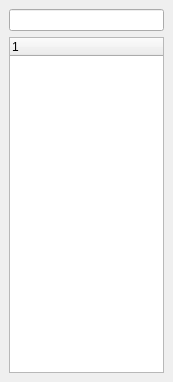
<ui version="4.0" >
 <class>TabIndex</class>
 <widget class="QWidget" name="TabIndex" >
  <property name="geometry" >
   <rect>
    <x>0</x>
    <y>0</y>
    <width>173</width>
    <height>382</height>
   </rect>
  </property>
  <property name="windowTitle" >
   <string>Form1</string>
  </property>
  <layout class="QVBoxLayout" >
   <property name="margin" >
    <number>9</number>
   </property>
   <property name="spacing" >
    <number>6</number>
   </property>
   <item>
    <widget class="QLineEdit" name="text" />
   </item>
   <item>
    <widget class="QTreeWidget" name="tree" >
     <property name="indentation" >
      <number>10</number>
     </property>
     <property name="rootIsDecorated" >
      <bool>false</bool>
     </property>
     <property name="allColumnsShowFocus" >
      <bool>true</bool>
     </property>
     <property name="columnCount" >
      <number>1</number>
     </property>
     <column>
      <property name="text" >
       <string>1</string>
      </property>
     </column>
    </widget>
   </item>
  </layout>
 </widget>
 <layoutdefault spacing="6" margin="11" />
 <pixmapfunction>qPixmapFromMimeSource</pixmapfunction>
 <resources/>
 <connections/>
</ui>
